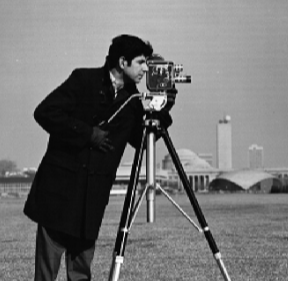
//> input picture Training/foto.png, 288 x 281 px
$ ./main ../Training/foto.png   (built with g++ and OpenCV 4)
//> lines starting //> are read from the running program, lines starting //| are printed output that depends on the picture; after the words box and inside, x2 and y2 are one past the last pixel; in counts of white or black regions, pixels touching at a corner belong together
//> further down, src is the input picture: 281 rows x 288 cols, CV_8UC1; min 0, max 255, mean 116.1
#include <iostream>
#include <opencv2/opencv.hpp>


using namespace cv;
Mat src, dst;
int ht = 100, lt = 30;

void canny(const Mat& src, Mat& dst){

    //Primo passo: Sfocare (smoothing dell'immagine con la Gaussiana)
    Mat gaussBlur;
    GaussianBlur(src, gaussBlur, Size(3,3), 0, 0);


    //Secondo passo: Calcolare la magnitudo e l'orientazione del gradiente
    //  Gradiente
    Mat sobelX, sobelY;
    Sobel(gaussBlur, sobelX, src.type(), 1, 0);
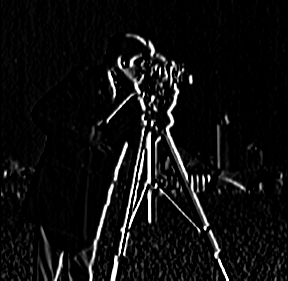
//> sobelX: 281 rows x 288 cols, CV_8UC1; min 0, max 255, mean 15.1
    Sobel(gaussBlur, sobelY, src.type(), 0, 1);
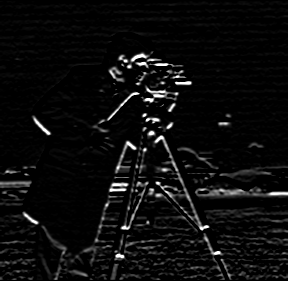
//> sobelY: 281 rows x 288 cols, CV_8UC1; min 0, max 255, mean 12.3

    //  Magnitudo
    Mat mag;
    mag = abs(sobelX) + abs(sobelY);
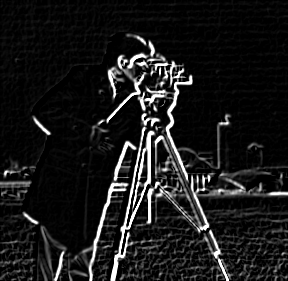
//> mag: 281 rows x 288 cols, CV_8UC1; min 0, max 255, mean 25.8
    sobelX.convertTo(sobelX, CV_32FC1);
//> sobelX: 281 rows x 288 cols, CV_32FC1
    sobelY.convertTo(sobelY, CV_32FC1);
//> sobelY: 281 rows x 288 cols, CV_32FC1

    // Angolo di fase
    Mat magNorm, orientation;
    normalize(mag, magNorm, 0, 255, NORM_MINMAX, CV_8UC1);
    phase(sobelX, sobelY, orientation, true);                         //true mi ritorna l'angolo in gradi
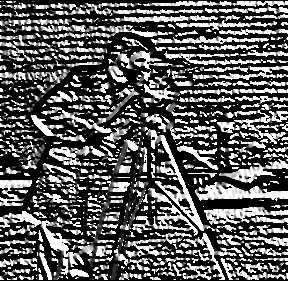
//> orientation: 281 rows x 288 cols, CV_32FC1; min 0, max 90, mean 32.3; drawn with min black and max white


    //Terzo passo: Applicare la non maxima suppression
    Mat maxSupp;    // = Mat::zeros(magNorm.rows,magNorm.cols, magNorm.type());
    magNorm.copyTo(maxSupp);

    copyMakeBorder(maxSupp, maxSupp, 1, 1, 1, 1, BORDER_CONSTANT, Scalar(0));

    /**
     * Per ogni pixel (i,j), che è il pixel centrale che sto considerando nell’intorno, verifico se è
     * maggiore dei suoi vicini in quella direzione (in tal caso, è un edge forte).
     *
     * orizzontale: i vicini sono quelli a sinistra e a destra del pixel centrale, dunque rispetto (i,j-1) e (i, j+1);
    */
    for(int i = 1; i < maxSupp.rows-1; i++){
        for(int j = 1; j < maxSupp.cols-1; j++){
            float ang = orientation.at<float>(i-1,j-1) > 180 ? orientation.at<float>(i-1,j-1) - 180 : orientation.at<float>(i-1,j-1);

            //orizzontale
            if( 0 <= ang && ang <= 22.5 || 157.5 < ang && ang <= 180){
                if(maxSupp.at<uchar>(i,j) < maxSupp.at<uchar>(i, j-1) || maxSupp.at<uchar>(i,j) < maxSupp.at<uchar>(i, j+1))
                    maxSupp.at<uchar>(i,j) = 0;
            }
            //verticale
            else if( 67.5 < ang && ang <= 112.5){
                if(maxSupp.at<uchar>(i,j) < maxSupp.at<uchar>(i - 1, j) || maxSupp.at<uchar>(i,j) < maxSupp.at<uchar>(i + 1, j))
                    maxSupp.at<uchar>(i,j) = 0;
            }
            //+45
            else if( 22.5 < ang && ang <= 67.5){
                if(maxSupp.at<uchar>(i,j) < maxSupp.at<uchar>(i - 1, j-1) || maxSupp.at<uchar>(i,j) < maxSupp.at<uchar>(i + 1, j + 1))
                    maxSupp.at<uchar>(i,j) = 0;
            }
            //-45
            else if( 112.5 < ang && ang <= 157.5){
                if(maxSupp.at<uchar>(i,j) < maxSupp.at<uchar>(i + 1, j - 1) || maxSupp.at<uchar>(i,j) < maxSupp.at<uchar>(i - 1, j + 1))
                    maxSupp.at<uchar>(i,j) = 0;
            }
        }
    }
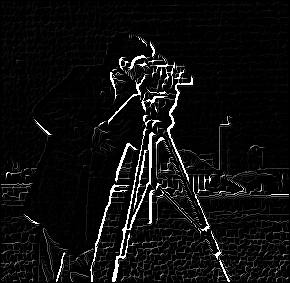
//> maxSupp: 283 rows x 290 cols, CV_8UC1; min 0, max 255, mean 14.5


    //Quarto passo: Applicare il thresholding con isteresi
    for(int i=1; i<maxSupp.rows-1; i++){
		for(int j=1; j<maxSupp.cols-1; j++){
			if(maxSupp.at<uchar>(i,j) > ht)
				maxSupp.at<uchar>(i,j) = 255;
            else if(maxSupp.at<uchar>(i,j) < lt)
                maxSupp.at<uchar>(i,j) = 0;
			else if(maxSupp.at<uchar>(i,j) <= ht && maxSupp.at<uchar>(i,j) >= lt){
				bool strong_n = false;
				for(int l = -1; l <= 1 && !strong_n ; l++){
					for(int k = -1; k <= 1 && !strong_n ; k++){
						if(maxSupp.at<uchar>(i+l,j+k) > ht)
                            strong_n = true;

					}
				}
				if(strong_n)
                    maxSupp.at<uchar>(i,j) = 255;
				else
                    maxSupp.at<uchar>(i,j) = 0;
			}

        }
	}
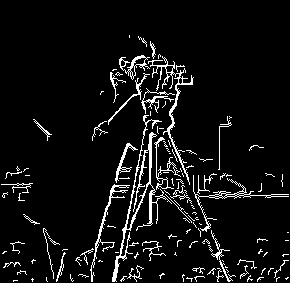
//> maxSupp: 283 rows x 290 cols, CV_8UC1; 6.6% white in thin lines or dots, all inside (x1, y1, x2, y2) = (1, 35, 289, 282)

    maxSupp.copyTo(dst);

}

void CannyThreshold(int, void*){
	    canny(src,dst);

	    imshow("Canny",dst);

}


int main(int argc, char **argv){

    src = imread(argv[1], IMREAD_GRAYSCALE);
    if( src.empty() )
        return -1;

    imshow("Orginal Image", src);
    waitKey(0);

    namedWindow("Canny");
    createTrackbar("Trackbar th", "Canny", &ht, 255, CannyThreshold);
    createTrackbar("Trackbar lh", "Canny", &lt, 255, CannyThreshold);
    CannyThreshold(0,0);

    waitKey(0);

    Mat cannyCV;
    Canny(src, cannyCV, 30, 100);
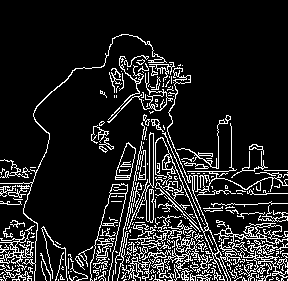
//> cannyCV: 281 rows x 288 cols, CV_8UC1; 13% white in thin lines or dots, all inside (x1, y1, x2, y2) = (0, 34, 288, 281)
    imshow("cvCanny", cannyCV);
    waitKey(0);


    return 0;
}
